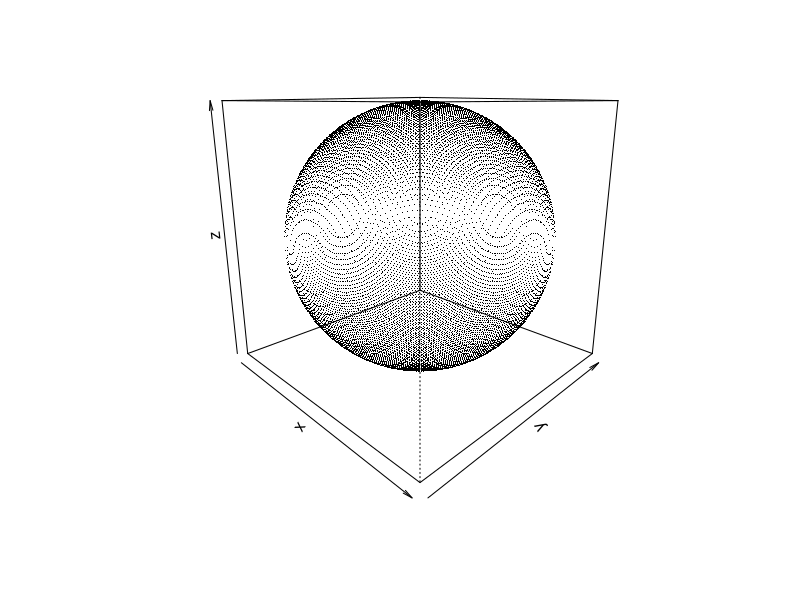

Write R code to recreate this figure.
ellipsoid<-function(
	h=100,
	a=1,
	b=1,
	c=1,
	s=1,
	theta=45,
	phi=15,
	zlim=-1,
	scale=F,
	...
)
{
	s=sign(s);
	x=seq(-a,a,2*a/h);
	y=seq(-b,b,2*b/h);
	if(zlim==-1)
	{
		zlim=c(-c,c);
	}
	lenx=length(x);
	leny=length(y);
	z=matrix(nrow=lenx, ncol=leny);
	pmat=persp(x,y,z,theta=theta,phi=phi,zlim=zlim,scale=scale,...);
	ptz=c();
	ptx=c();
	pty=c();
	for(i in 1:lenx)
	{
		for(j in 1:leny)
		{
			d=a^2*b^2-b^2*x[i]^2-a^2*y[j]^2;
			if(d>=0)
			{
				z[i,j]=s*abs(c/a/b)*sqrt(d);
				ptz<-c(ptz,-z[i,j]);
				ptx<-c(ptx,x[i]);
				pty<-c(pty,y[j]);

				ptz<-c(ptz,z[i,j]);
				ptx<-c(ptx,x[i]);
				pty<-c(pty,y[j]);
			}
			else
			{
				z[i,j]=NA;
			}
		}
	}
	res=trans3d(ptx,pty,ptz,pmat);
	points(res$x,res$y,pch=".");
}

res=ellipsoid();
